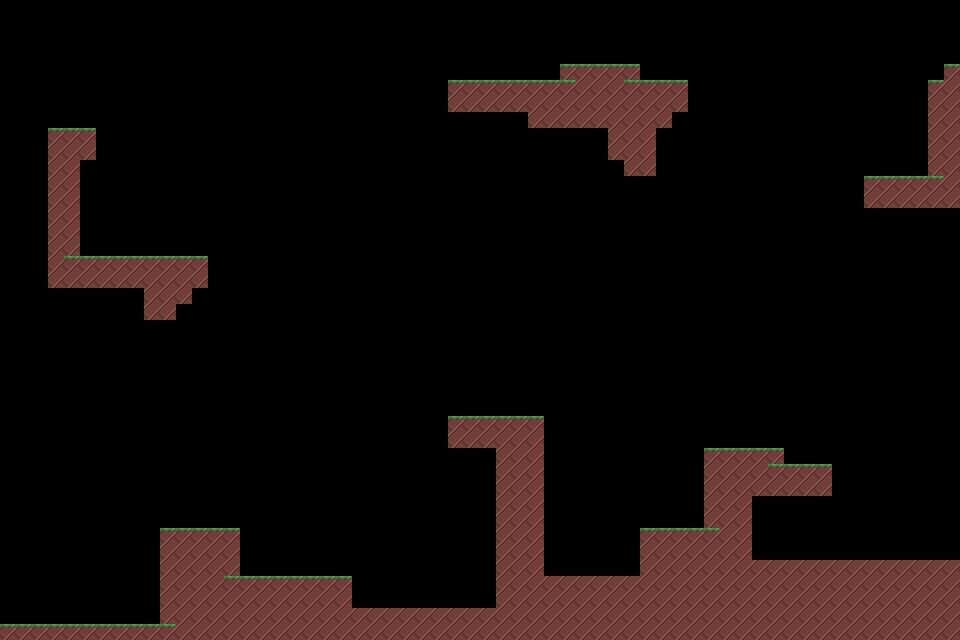

Below is a game level as drawn by its tile map, then a one-line description and the .tmx that defines it (tile-layer data replaced by summaries):
An orthogonal 60x40 tile map with 16x16 px tiles, 1 tile layer (Tile Layer 1) and 30 objects.

<map version="1.0" tiledversion="1.1.6" orientation="orthogonal" renderorder="right-down" width="60" height="40" tilewidth="16" tileheight="16" infinite="0" nextobjectid="44">
 <tileset firstgid="1" name="golf" tilewidth="16" tileheight="16" tilecount="8" columns="8">
  <image source="golf-tileset.png" width="128" height="16" />
 </tileset>
 <layer name="Tile Layer 1" width="60" height="40">
  <data>[2400 cells, 424 non-empty, 2 distinct tile ids]</data>
 </layer>
 <objectgroup name="ground" visible="0">
  <object id="1" x="160" y="528" width="80" height="112">
   <properties>
    <property name="collidable" type="bool" value="true" />
   </properties>
  </object>
  <object id="2" x="0" y="624" width="176" height="16">
   <properties>
    <property name="collidable" type="bool" value="true" />
   </properties>
  </object>
  <object id="3" x="224" y="576" width="128" height="64">
   <properties>
    <property name="collidable" type="bool" value="true" />
   </properties>
  </object>
  <object id="4" x="352" y="608" width="208" height="32">
   <properties>
    <property name="collidable" type="bool" value="true" />
   </properties>
  </object>
  <object id="5" x="496" y="416" width="48" height="224">
   <properties>
    <property name="collidable" type="bool" value="true" />
   </properties>
  </object>
  <object id="6" x="448" y="416" width="64" height="32">
   <properties>
    <property name="collidable" type="bool" value="true" />
   </properties>
  </object>
  <object id="7" x="48" y="128" width="48" height="32">
   <properties>
    <property name="collidable" type="bool" value="true" />
   </properties>
  </object>
  <object id="8" x="48" y="128" width="32" height="160">
   <properties>
    <property name="collidable" value="true" />
   </properties>
  </object>
  <object id="9" x="48" y="256" width="160" height="32">
   <properties>
    <property name="collidable" type="bool" value="true" />
   </properties>
  </object>
  <object id="10" x="144" y="288" width="32" height="32">
   <properties>
    <property name="collidable" type="bool" value="true" />
   </properties>
  </object>
  <object id="11" x="176" y="288" width="16" height="16">
   <properties>
    <property name="collidable" type="bool" value="true" />
   </properties>
  </object>
  <object id="12" x="448" y="80" width="240" height="32">
   <properties>
    <property name="collidable" type="bool" value="true" />
   </properties>
  </object>
  <object id="13" x="560" y="64" width="80" height="48">
   <properties>
    <property name="collidable" type="bool" value="true" />
   </properties>
  </object>
  <object id="14" x="528" y="112" width="144" height="16">
   <properties>
    <property name="collidable" type="bool" value="true" />
   </properties>
  </object>
  <object id="15" x="608" y="112" width="48" height="48">
   <properties>
    <property name="collidable" type="bool" value="true" />
   </properties>
  </object>
  <object id="17" x="624" y="144" width="32" height="32">
   <properties>
    <property name="collidable" type="bool" value="true" />
   </properties>
  </object>
  <object id="18" x="528" y="576" width="432" height="48">
   <properties>
    <property name="collidable" type="bool" value="true" />
   </properties>
  </object>
  <object id="19" x="640" y="528" width="112" height="96">
   <properties>
    <property name="collidable" type="bool" value="true" />
   </properties>
  </object>
  <object id="20" x="704" y="448" width="48" height="144">
   <properties>
    <property name="collidable" type="bool" value="true" />
   </properties>
  </object>
  <object id="21" x="736" y="448" width="48" height="48">
   <properties>
    <property name="collidable" type="bool" value="true" />
   </properties>
  </object>
  <object id="22" x="768" y="464" width="64" height="32">
   <properties>
    <property name="collidable" type="bool" value="true" />
   </properties>
  </object>
  <object id="23" x="736" y="560" width="224" height="48">
   <properties>
    <property name="collidable" type="bool" value="true" />
   </properties>
  </object>
  <object id="24" x="944" y="64" width="16" height="144">
   <properties>
    <property name="collidable" type="bool" value="true" />
   </properties>
  </object>
  <object id="25" x="928" y="80" width="32" height="128">
   <properties>
    <property name="collidable" type="bool" value="true" />
   </properties>
  </object>
  <object id="26" x="864" y="176" width="96" height="32">
   <properties>
    <property name="collidable" type="bool" value="true" />
   </properties>
  </object>
  <object id="33" x="-32" y="0" width="32" height="640">
   <properties>
    <property name="collidable" type="bool" value="true" />
   </properties>
  </object>
  <object id="39" x="-16" y="-32" width="1008" height="32">
   <properties>
    <property name="collidable" type="bool" value="true" />
   </properties>
  </object>
  <object id="42" x="960" y="-64" width="144" height="752">
   <properties>
    <property name="collidable" type="bool" value="true" />
   </properties>
  </object>
 </objectgroup>
 <objectgroup name="ball">
  <object id="27" x="16" y="576" width="16" height="16" />
 </objectgroup>
 <objectgroup name="hole">
  <object id="28" x="896" y="160" width="16" height="16" />
 </objectgroup>
</map>